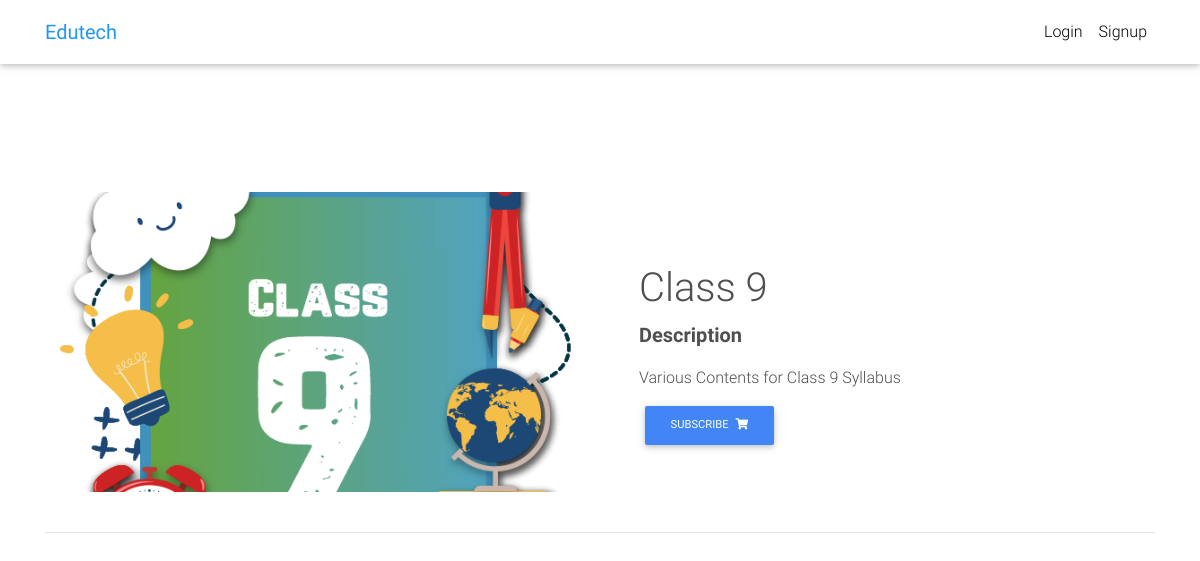
The app's page /detail/class-9/ with its own data.
### app/models.py (models this page shows, shortened)
class Topic(models.Model):
    id = models.UUIDField(primary_key=True, auto_created=True)
    name = models.CharField(max_length=255)
    slug = models.SlugField(unique=True, max_length=255)
    description = models.TextField()
    class_num = models.CharField(max_length=255)
    image = JPEGField(upload_to="", variations={
        'thumbnail': {"width": 400, "height": 250, "crop": True}})
    def subscribe(self):
        return reverse("app:subscribe", kwargs={
            'topic_id': self.id
        })

### app/views.py (the view)
# urls.py: path('detail/<slug:slug>/', TopicView.as_view(), name='detail'),
class TopicView(DetailView):
    template_name = "app/detail.html"
    model = Topic

### app/templatetags/is_subscribed.py (called while the page is built)
@register.simple_tag
def is_subscribed(user, tutorial):
    if user.is_authenticated:
        qs = Subscription.objects.filter(user=user, topic_id=tutorial)
        if qs.exists():
            return True
    return False

### templates/app/detail.html (shortened to what this page needs)
{% extends "base.html" %}
{% load is_subscribed %}
{% block content %}
    <main class="mt-5 pt-4">
        <div class="container dark-grey-text mt-5">
            <div class="row wow fadeIn">
                <div class="col-md-6 mb-4">
                    <img src="/media/{{ topic.image }}" class="detail-page-cover" alt="no image"/>
                </div>
                <div class="col-md-6 mb-4">
                    <div class="p-4">
                        <h1 class="jumbotron-fluid mt-5">{{ topic.name }}</h1>
                        <p class="lead font-weight-bold">Description</p>
                        <p>{{ topic.description }}</p>
                        {% is_subscribed user topic as is_subscribed %}
                        {% if  is_subscribed %}
                            <a href="{{ topic.unsubscribe }}" class="btn btn-danger btn-md my-0 p">
                                Unsubscribe
                                <i class="fas fa-shopping-cart ml-1"></i>
                            </a>
                        {% else %}
                            <a href="{{ topic.subscribe }}" class="btn btn-primary btn-md my-0 p">
                                Subscribe
                                <i class="fas fa-shopping-cart ml-1"></i>
                            </a>
                        {% endif %}
                    </div>
                </div>
            </div>
            <hr>
        </div>
    </main>
{% endblock content %}

### static/css/style.css (style rules this page uses)
html, body, .view { height: 100%; }

### static/css/our.css (style rules this page uses)
.detail-page-cover { width: 100%; height: 25vw; object-fit: cover; }
html, body { height: 100vh }

### templates/base.html (style rules this page uses)
html, body, header, .carousel { height: 60vh; }

### records on screen
Topic: image (picture), name "Class 9", description "Various Contents for Class 9 Syllabus"
